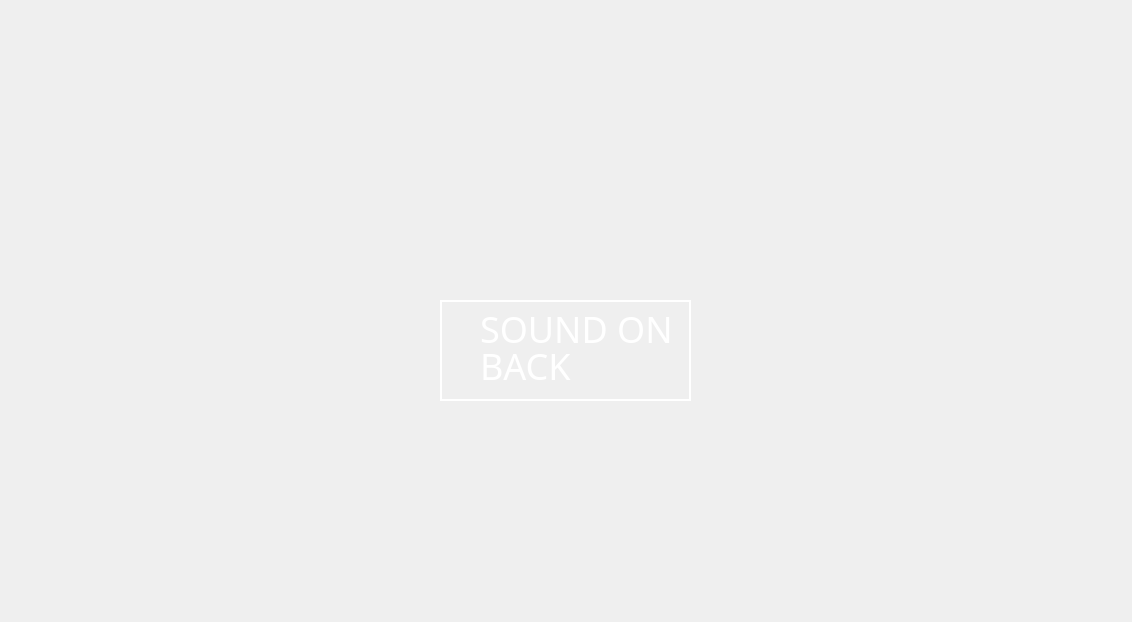
<?xml version="1.0" encoding="UTF-8"?>
<ui version="4.0">
 <class>GameOption</class>
 <widget class="QWidget" name="GameOption">
  <property name="geometry">
   <rect>
    <x>0</x>
    <y>0</y>
    <width>1132</width>
    <height>622</height>
   </rect>
  </property>
  <property name="windowTitle">
   <string>Space Invader</string>
  </property>
  <widget class="QFrame" name="frame_background">
   <property name="geometry">
    <rect>
     <x>0</x>
     <y>0</y>
     <width>1132</width>
     <height>622</height>
    </rect>
   </property>
   <property name="styleSheet">
    <string notr="true">#frame_background
{
	background-image: url(:/images/image/background.png);
	border: none;
}</string>
   </property>
   <property name="frameShape">
    <enum>QFrame::StyledPanel</enum>
   </property>
   <property name="frameShadow">
    <enum>QFrame::Raised</enum>
   </property>
   <widget class="QWidget" name="widget_rectangle" native="true">
    <property name="geometry">
     <rect>
      <x>440</x>
      <y>300</y>
      <width>251</width>
      <height>101</height>
     </rect>
    </property>
    <property name="styleSheet">
     <string notr="true">border: 2px solid white;</string>
    </property>
   </widget>
   <widget class="QWidget" name="widget_arrow" native="true">
    <property name="geometry">
     <rect>
      <x>450</x>
      <y>320</y>
      <width>21</width>
      <height>21</height>
     </rect>
    </property>
    <property name="styleSheet">
     <string notr="true">image: url(:/images/image/pointButton.png);</string>
    </property>
   </widget>
   <widget class="QPushButton" name="pushButton_sound">
    <property name="geometry">
     <rect>
      <x>480</x>
      <y>313</y>
      <width>619</width>
      <height>31</height>
     </rect>
    </property>
    <property name="font">
     <font>
      <family>000webfont</family>
      <pointsize>27</pointsize>
     </font>
    </property>
    <property name="cursor">
     <cursorShape>PointingHandCursor</cursorShape>
    </property>
    <property name="layoutDirection">
     <enum>Qt::LeftToRight</enum>
    </property>
    <property name="styleSheet">
     <string notr="true">border: none;
color: white;
Text-align:left</string>
    </property>
    <property name="text">
     <string>SOUND ON</string>
    </property>
    <property name="checkable">
     <bool>false</bool>
    </property>
   </widget>
   <widget class="QWidget" name="gridLayoutWidget">
    <property name="geometry">
     <rect>
      <x>-1</x>
      <y>80</y>
      <width>1131</width>
      <height>131</height>
     </rect>
    </property>
    <layout class="QGridLayout" name="gridLayout_title">
     <item row="0" column="0">
      <widget class="QWidget" name="widget_title" native="true">
       <property name="styleSheet">
        <string notr="true">image: url(:/images/image/title.png);</string>
       </property>
      </widget>
     </item>
    </layout>
   </widget>
   <widget class="QPushButton" name="pushButton_back">
    <property name="geometry">
     <rect>
      <x>480</x>
      <y>350</y>
      <width>619</width>
      <height>31</height>
     </rect>
    </property>
    <property name="font">
     <font>
      <family>000webfont</family>
      <pointsize>27</pointsize>
     </font>
    </property>
    <property name="cursor">
     <cursorShape>PointingHandCursor</cursorShape>
    </property>
    <property name="layoutDirection">
     <enum>Qt::LeftToRight</enum>
    </property>
    <property name="styleSheet">
     <string notr="true">border: none;
color: white;
Text-align:left</string>
    </property>
    <property name="text">
     <string>BACK</string>
    </property>
    <property name="checkable">
     <bool>false</bool>
    </property>
   </widget>
  </widget>
 </widget>
 <resources/>
 <connections>
  <connection>
   <sender>pushButton_back</sender>
   <signal>clicked()</signal>
   <receiver>GameOption</receiver>
   <slot>hide()</slot>
   <hints>
    <hint type="sourcelabel">
     <x>789</x>
     <y>365</y>
    </hint>
    <hint type="destinationlabel">
     <x>565</x>
     <y>310</y>
    </hint>
   </hints>
  </connection>
 </connections>
</ui>
